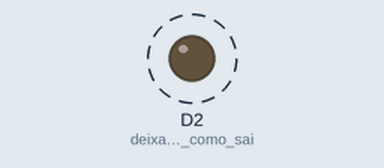
Simulated run of this sketch. Board: ESP8266 (NodeMCU). On the bench: output pins drawn as LEDs (lit = HIGH). Dashed ring = blinking.

Above: at 0.7 s.
Timing chart, 0 to 3.0 s (numbered marks = the images above):
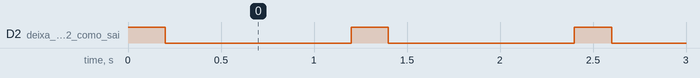

The sketch:

nodemcu-buzzer.ino
```cpp
void setup() {
  pinMode(D2, OUTPUT); //deixa a porta D2 como saida, essa porta é usada para o buzzer
}

void loop() {
  digitalWrite(D2, HIGH);  //faz o buzzer tocar
  delay(200);              //espera 200 milisegundos
  digitalWrite(D2, LOW);   //faz o buzzer parar de tocar
  delay(1000);             //espera 1 segundo
}
```

Measured:
- by itself, D2 (deixa_a_porta_D2_como_sai): alternates HIGH for 0.20 s and LOW for 1.0 s
